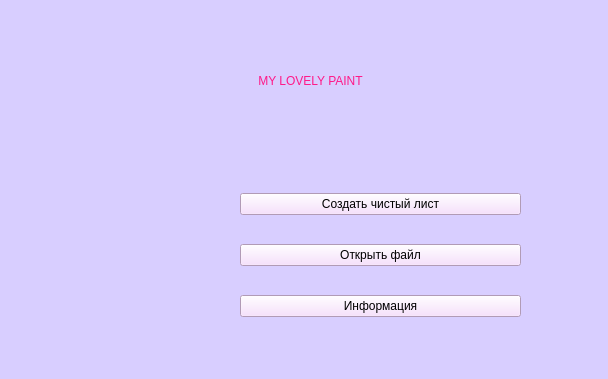
<?xml version="1.0" encoding="UTF-8"?>
<ui version="4.0">
 <class>MainWindow</class>
 <widget class="QMainWindow" name="MainWindow">
  <property name="geometry">
   <rect>
    <x>0</x>
    <y>0</y>
    <width>608</width>
    <height>379</height>
   </rect>
  </property>
  <property name="sizePolicy">
   <sizepolicy hsizetype="Fixed" vsizetype="Fixed">
    <horstretch>0</horstretch>
    <verstretch>0</verstretch>
   </sizepolicy>
  </property>
  <property name="windowTitle">
   <string>MY LOVELY PAINT V.1</string>
  </property>
  <property name="toolTipDuration">
   <number>0</number>
  </property>
  <property name="styleSheet">
   <string notr="true">background-color: rgb(216, 206, 255);</string>
  </property>
  <widget class="QWidget" name="centralwidget">
   <widget class="QLabel" name="im">
    <property name="geometry">
     <rect>
      <x>-40</x>
      <y>100</y>
      <width>261</width>
      <height>281</height>
     </rect>
    </property>
    <property name="text">
     <string/>
    </property>
    <property name="pixmap">
     <pixmap resource="file.qrc">:/newPrefix/imIntro.png</pixmap>
    </property>
    <property name="scaledContents">
     <bool>true</bool>
    </property>
   </widget>
   <widget class="QWidget" name="verticalLayoutWidget">
    <property name="geometry">
     <rect>
      <x>240</x>
      <y>170</y>
      <width>281</width>
      <height>171</height>
     </rect>
    </property>
    <layout class="QVBoxLayout" name="verticalLayout">
     <property name="sizeConstraint">
      <enum>QLayout::SetDefaultConstraint</enum>
     </property>
     <item>
      <widget class="QPushButton" name="newPage">
       <property name="styleSheet">
        <string notr="true">font: 10pt &quot;Lucida Console&quot;;
                                    background-color: rgb(248, 217, 255);
                                </string>
       </property>
       <property name="text">
        <string>Создать чистый лист</string>
       </property>
      </widget>
     </item>
     <item>
      <widget class="QPushButton" name="openPage">
       <property name="styleSheet">
        <string notr="true">font: 10pt &quot;Lucida Console&quot;;
                                    background-color: rgb(248, 217, 255);
                                </string>
       </property>
       <property name="text">
        <string>Открыть файл</string>
       </property>
      </widget>
     </item>
     <item>
      <widget class="QPushButton" name="pushButton">
       <property name="styleSheet">
        <string notr="true">font: 10pt &quot;Lucida Console&quot;;
                                    background-color: rgb(248, 217, 255);
                                </string>
       </property>
       <property name="text">
        <string>Информация</string>
       </property>
      </widget>
     </item>
    </layout>
   </widget>
   <widget class="QLabel" name="label1">
    <property name="geometry">
     <rect>
      <x>50</x>
      <y>40</y>
      <width>521</width>
      <height>81</height>
     </rect>
    </property>
    <property name="styleSheet">
     <string notr="true">color: rgb(255, 25, 136);
                        font: 26pt &quot;Fredericka the Great&quot;;
                    </string>
    </property>
    <property name="text">
     <string>MY LOVELY PAINT</string>
    </property>
    <property name="alignment">
     <set>Qt::AlignCenter</set>
    </property>
   </widget>
  </widget>
 </widget>
 <resources>
  <include location="file.qrc"/>
 </resources>
 <connections/>
</ui>
